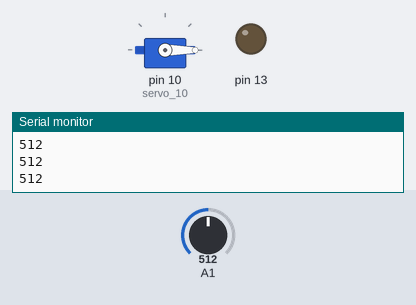
Simulated run of this sketch. Board: Arduino Uno, built with avr-gcc and run on an emulated ATmega328P. Shown: servo, output pins drawn as LEDs (lit = HIGH), the last lines printed to the serial monitor. The inputs (shaded band) are chosen by the test bench; at power-on: A1 = 512.

Above: at 1.2 s.
1.3 s: A1 set to 407
2.8 s: A1 set to 381
At 3.6 s:
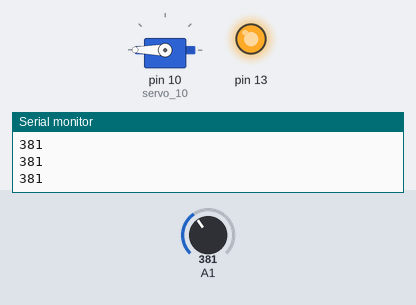
4.3 s: A1 set to 410
At 4.7 s:
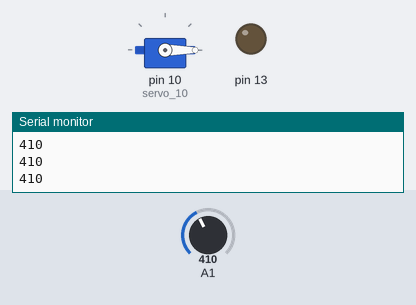
5.8 s: A1 set to 390
At 6.9 s:
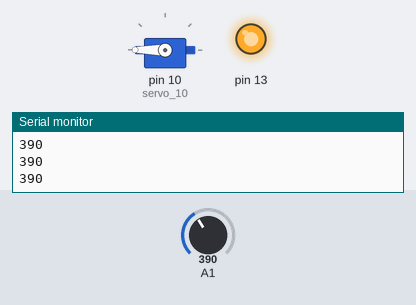
Timing chart, 0 to 8.3 s (numbered marks = the images above; inputs shaded):
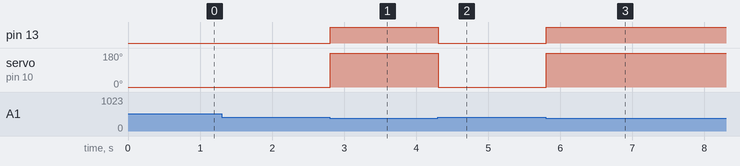

The sketch:

Sistema_Deteccion_Humedad.ino
```cpp
#include <Servo.h>

Servo servo_10;

void setup()
{
  pinMode(A1, INPUT);
  Serial.begin(9600);
  pinMode(13, OUTPUT);
  servo_10.attach(10, 500, 2500);
}

void loop()
{
  Serial.println(analogRead(A1));

  if (analogRead(A1) < 400)
  {
    digitalWrite(13, HIGH);
    servo_10.write(180);
  }
  else
  {
    digitalWrite(13, LOW);
    servo_10.write(0);
  }

  delay(10);
}
```

Measured:
- the behaviour switches between 400 and 399 on A1 (found by bisection; images 0 and 1)
- after the input at 2.8 s, pin 13: LOW → HIGH at once; servo on pin 10 (servo_10): 0° → 180° at once
- after the input at 4.3 s, pin 13: HIGH → LOW at once; servo on pin 10 (servo_10): 180° → 0° at once
- after the input at 5.8 s, pin 13: LOW → HIGH at once; servo on pin 10 (servo_10): 0° → 180° at once
